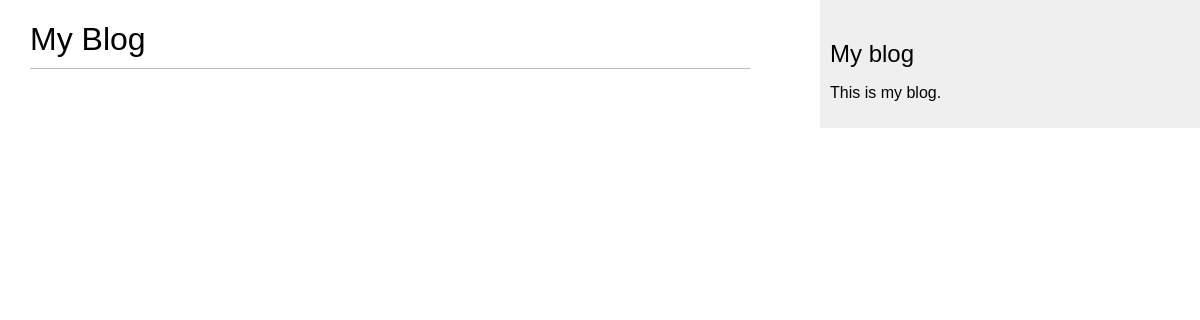
Page /blog/ on the earlier database version.
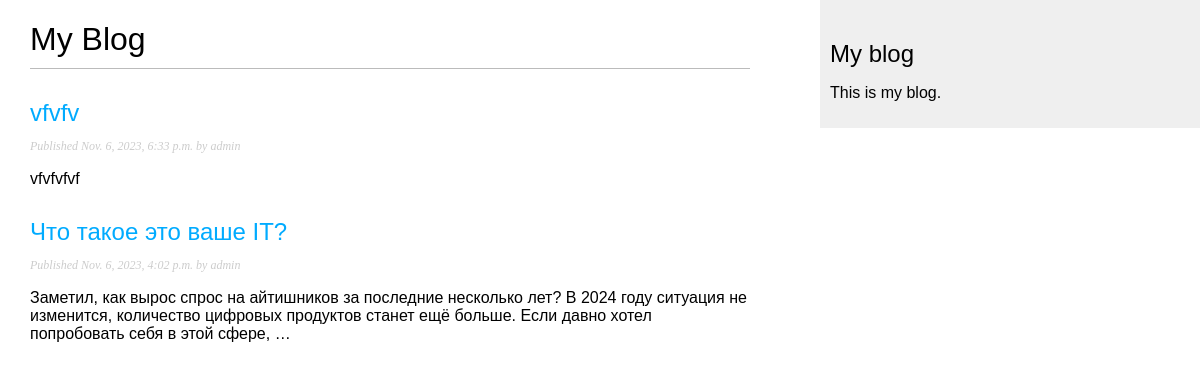
Same page on the later database version.
### blog/models.py (models this page shows, shortened)
class Post(models.Model):  # модель данных для постов блога
    class Status(models.TextChoices):
        DRAFT = 'DF', 'Draft'
        PUBLISHED = 'PB', 'Published'
    title = models.CharField(max_length=250)
    slug = models.SlugField(max_length=250, unique_for_date="publish")  # короткая метка
    author = models.ForeignKey(User,
                               on_delete=models.CASCADE,  # поведение при удалении
                               related_name='blog_posts')  # взаимосвязь М-О
    body = models.TextField()  # тело поста
    publish = models.DateTimeField(default=timezone.now)  # дата и время публикации поста
    created = models.DateTimeField(auto_now_add=True)  # дата и время создания поста
    updated = models.DateTimeField(auto_now=True)  # последняя дата и время обновления поста
    status = models.CharField(max_length=2,
                              choices=Status.choices,
                              default=Status.DRAFT)
    objects = models.Manager()
    published = PublishedManager()
    class Meta:
        ordering = ['-publish']  # обратная сортировка по полю publish
        indexes = [
            models.Index(fields=['-publish']),
        ]
    def get_absolute_url(self):
        return reverse("blog:post_detail", args=[self.publish.year,
                                                 self.publish.month,
                                                 self.publish.day,
                                                 self.slug])

### blog/views.py (the view)
# urls.py: path("", views.post_list, name="post_list"),
def post_list(request):
    posts = Post.published.all()
    return render(request, "blog/post/list.html", {"posts": posts})

### blog/models.py (called while the page is built)
    def get_queryset(self):
        return super().get_queryset().filter(status=Post.Status.PUBLISHED)

### blog/templates/blog/post/list.html (shortened to what this page needs)
{% extends "blog/base.html" %}
{% block content %}
    <h1>My Blog</h1>
    {% for post in posts %}
        <h2>
            <a href="{{  post.get_absolute_url  }}">
                {{  post.title  }}
            </a>
        </h2>
        <p class="date">
            Published {{  post.publish  }} by {{  post.author  }}
        </p>
        {{  post.body|truncatewords:30|linebreaks}}
    {% endfor %}
{% endblock content %}

### blog/templates/blog/base.html (shortened to what this page needs)
{% load static %}
<!DOCTYPE html>
<html>
<head>
    <link href="{% static "css/blog.css" %}" rel="stylesheet">
</head>
<body>
    <div id="content">
        {% block content %}
        {% endblock  %}
    </div>
    <div id="sidebar">
        <h2>My blog</h2>
        <p>This is my blog.</p>
    </div>
</body>
</html>

### blog/static/css/blog.css (style rules this page uses)
body { margin:0; padding:0; font-family:helvetica, sans-serif; }
a { color:#00abff; text-decoration:none; }
h1 { font-weight:normal; border-bottom:1px solid #bbb; padding:0 0 10px 0; }
h2 { font-weight:normal; margin:30px 0 0; }
#content { float:left; width:60%; padding:0 0 0 30px; }
#sidebar { float:right; width:30%; padding:10px; background:#efefef; height:100%; }
p.date { color:#ccc; font-family: georgia, serif; font-size: 12px; font-style: italic; }

Differences in the rows shown:
added Post: title "vfvfv", publish "Nov. 6, 2023, 6:33 p.m.", author "admin", body "vfvfvfvf"
added Post: title "Что такое это ваше IT?", publish "Nov. 6, 2023, 4:02 p.m.", author "admin", body "Заметил, как вырос спрос на айтишников за последние несколько лет? В 2024 году ситуация не изменится, количество цифровых продуктов станет ещё больше. Если давно хотел попробовать себя в этой сфере, …"
